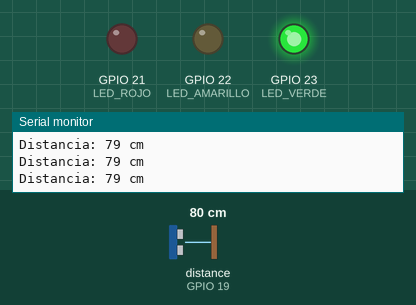
Simulated run of this program. Board: ESP32. Shown: output pins drawn as LEDs (lit = HIGH), the last lines printed to the serial monitor. Wiring (inferred from the names in the program): ultrasonic range finder: trigger GPIO 18; echo GPIO 19. The inputs (shaded band) are chosen by the test bench; at power-on: distance to the obstacle (sensor on GPIO 19) 80 cm. The echo pulse lasts 58.3 µs per cm; pins used as bus, display or sensor lines are not drawn.

Above: at 1.3 s.
1.4 s: distance to the obstacle (sensor on GPIO 19) set to 35 cm
2.9 s: distance to the obstacle (sensor on GPIO 19) set to 28 cm
At 3.6 s:
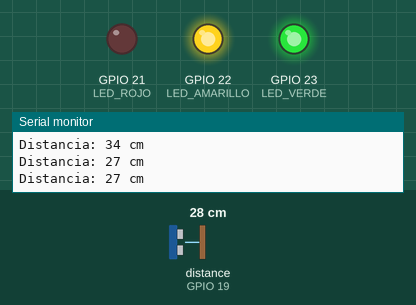
4.5 s: distance to the obstacle (sensor on GPIO 19) set to 18 cm
6.0 s: distance to the obstacle (sensor on GPIO 19) set to 14 cm
At 6.3 s:
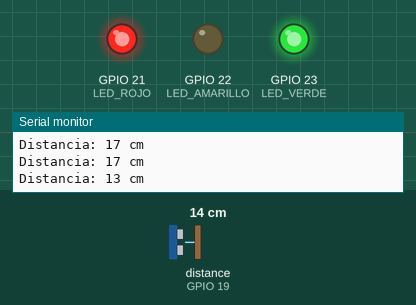
7.5 s: distance to the obstacle (sensor on GPIO 19) set to 60 cm
At 8.7 s:
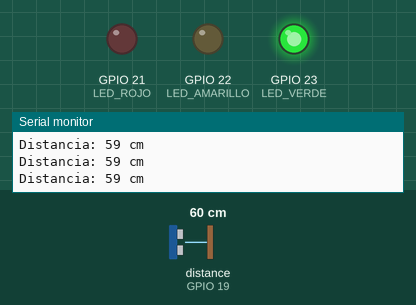
9.0 s: distance to the obstacle (sensor on GPIO 19) set to 2 cm
At 10.4 s:
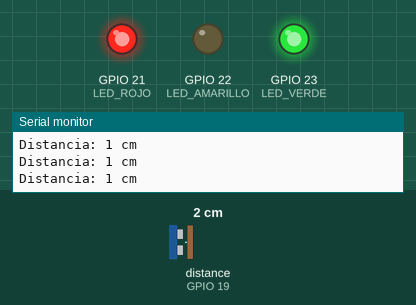
Timing chart, 0 to 11.5 s (numbered marks = the images above; inputs shaded):
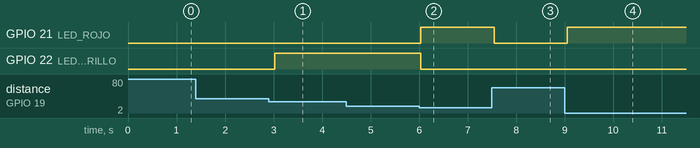

The program:

main.cpp
```cpp
#include <Arduino.h>

#define TRIG_PIN 18
#define ECHO_PIN 19

#define LED_VERDE 23
#define LED_AMARILLO 22
#define LED_ROJO 21


long leerDistanciaCM() {
  digitalWrite(TRIG_PIN, LOW);
  delayMicroseconds(2);
  digitalWrite(TRIG_PIN, HIGH);
  delayMicroseconds(10);
  digitalWrite(TRIG_PIN, LOW);

  long duracion = pulseIn(ECHO_PIN, HIGH);
  long distancia = duracion * 0.034 / 2;
  return distancia;
}

void setup() {
  Serial.begin(115200);

  pinMode(TRIG_PIN, OUTPUT);
  pinMode(ECHO_PIN, INPUT);

  pinMode(LED_VERDE, OUTPUT);
  pinMode(LED_AMARILLO, OUTPUT);
  pinMode(LED_ROJO, OUTPUT);

  // Sistema listo
  digitalWrite(LED_VERDE, HIGH);
}

void loop() {
  long distancia = leerDistanciaCM();
  Serial.print("Distancia: ");
  Serial.print(distancia);
  Serial.println(" cm");

  if (distancia <= 15) {
    digitalWrite(LED_ROJO, HIGH);
    digitalWrite(LED_AMARILLO, LOW);
  } else if (distancia <= 30) {
    digitalWrite(LED_ROJO, LOW);
    digitalWrite(LED_AMARILLO, HIGH);
  } else {
    digitalWrite(LED_ROJO, LOW);
    digitalWrite(LED_AMARILLO, LOW);
  }

  delay(500);
}
```

Measured:
- the behaviour switches between 32 and 31 cm on distance to the obstacle (sensor on GPIO 19) (found by bisection; images 0 and 1)
- the behaviour switches between 17 and 16 cm on distance to the obstacle (sensor on GPIO 19) (found by bisection; images 1 and 2)
- after the input at 2.9 s, GPIO 22 (LED_AMARILLO): LOW → HIGH after 0.13 s
- after the input at 6.0 s, GPIO 21 (LED_ROJO): LOW → HIGH at once; GPIO 22 (LED_AMARILLO): HIGH → LOW at once
- after the input at 7.5 s, GPIO 21 (LED_ROJO): HIGH → LOW at once
- after the input at 9.0 s, GPIO 21 (LED_ROJO): LOW → HIGH after 0.05 s
